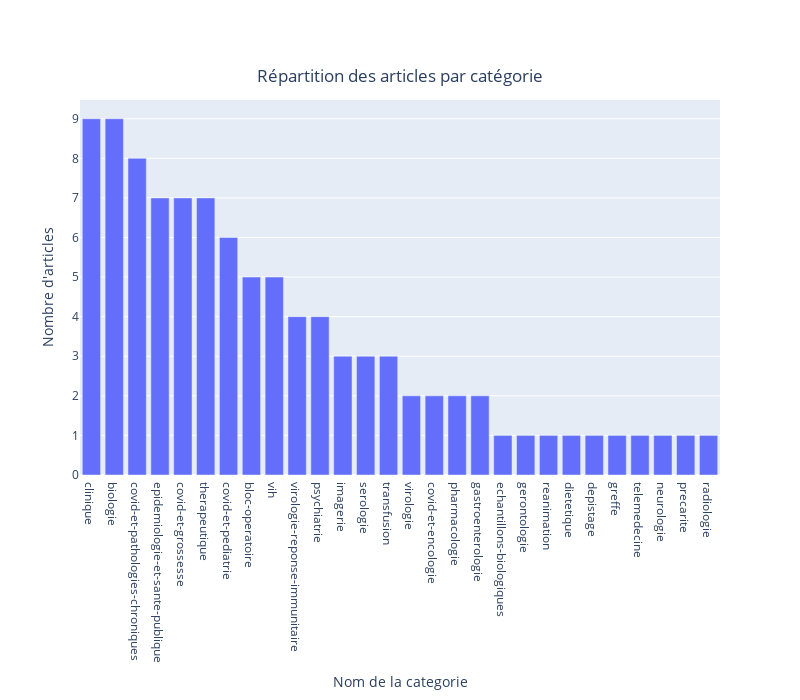

Notebook cell for this chart:
### Markdown cell above
## Répartition des articles par catégorie

### Code cell
fig = go.Figure([go.Bar(x=data_propre["Category"].value_counts().index, y=data_propre["Category"].value_counts().values)])

fig['layout'].update(title={"text" : 'Répartition des articles par catégorie','y':0.9,'x':0.5,'xanchor': 'center','yanchor': 'top'}, xaxis_title="Nom de la categorie",yaxis_title="Nombre d'articles")

fig.update_layout(width=800,height=700)

fig

### Figure 1 — Plotly figure (JSON) as saved in the notebook; plotly's stock layout.template omitted (floating-point values rounded to 4 significant figures)
{"data": [{"type": "bar", "x": ["clinique", "biologie", "covid-et-pathologies-chroniques", "epidemiologie-et-sante-publique", "covid-et-grossesse", "therapeutique", "covid-et-pediatrie", "bloc-operatoire", "vih", "virologie-reponse-immunitaire", "psychiatrie", "imagerie", "serologie", "transfusion", "virologie", "covid-et-encologie", "pharmacologie", "gastroenterologie", "echantillons-biologiques", "gerontologie", "reanimation", "dietetique", "depistage", "greffe", "telemedecine", "neurologie", "precarite", "radiologie"], "y": [9, 9, 8, 7, 7, 7, 6, 5, 5, 4, 4, 3, 3, 3, 2, 2, 2, 2, 1, 1, 1, 1, 1, 1, 1, 1, 1, 1]}], "layout": {"height": 700, "title": {"text": "Répartition des articles par catégorie", "x": 0.5, "xanchor": "center", "y": 0.9, "yanchor": "top"}, "width": 800, "xaxis": {"title": {"text": "Nom de la categorie"}}, "yaxis": {"title": {"text": "Nombre d'articles"}}}}
